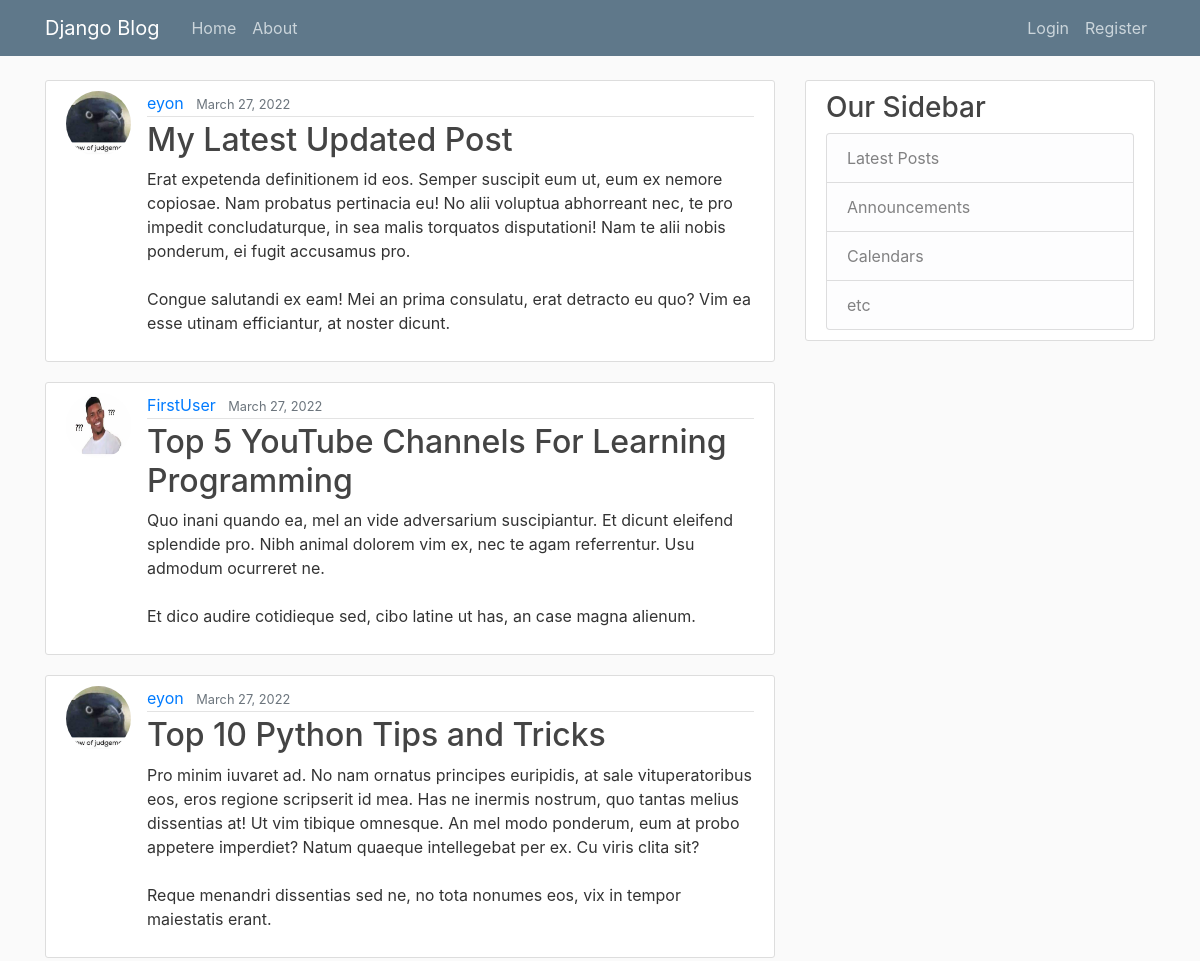
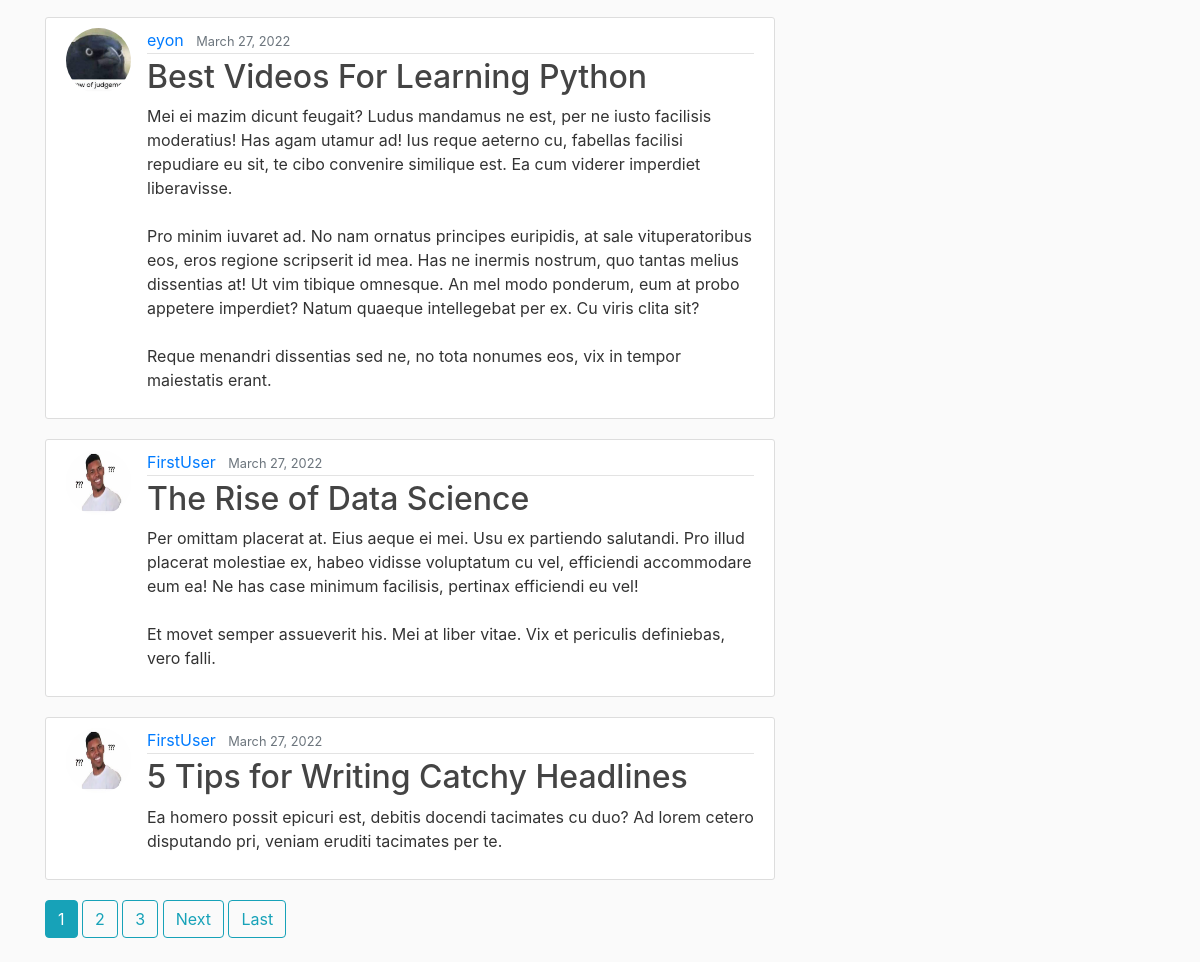
The page / on the database its author committed (2 pictures, top to bottom).
### blog/models.py (models this page shows, shortened)
class Post(models.Model):
    title = models.CharField(max_length=100)
    content = models.TextField()
    post_date = models.DateTimeField(default=timezone.now)
    author = models.ForeignKey(User, on_delete=models.CASCADE)

### users/models.py (models this page shows, shortened)
class Profile(models.Model):
    user = models.OneToOneField(User, on_delete=models.CASCADE)
    image = models.ImageField(default='default.jpg', upload_to='profile_pics')

### blog/views.py (the view)
# urls.py: path('', PostListView.as_view(), name='blog_home'),
class PostListView(ListView):
    model = Post
    template_name = 'blog/home.html'
    context_object_name = 'posts'
    ordering = ['-post_date']
    paginate_by = 6

### blog/templates/blog/home.html (shortened to what this page needs)
{%extends "blog/base.html"%}
{% block content %}
    {% for post in posts %}
        <article class="media content-section">
            <img class="rounded-circle article-img" src="{{ post.author.profile.image.url }}">
          <div class="media-body">
            <div class="article-metadata">
              <a class="mr-2" href="#">{{ post.author }}</a>
              <small class="text-muted">{{ post.post_date|date:"F d, Y" }}</small>
            </div>
            <h2><a class="article-title" href="{% url 'post-detail' post.id %}">{{ post.title }}</a></h2>
            <p class="article-content">{{ post.content }}</p>
          </div>
        </article>
    {% endfor %}
    {% if is_paginated %}
        {% for num in page_obj.paginator.page_range %}
            {% if page_obj.number == num %}
                <a class ="btn btn-info mb-4" href="?page={{ num }}">{{ num }}</a>
            {% elif num > page_obj.number|add:'-3' and num < page_obj.number|add:'3' %}
                <a class ="btn btn-outline-info mb-4" href="?page={{ num }}"> {{ num }}</a>
            {% endif %}
        {% endfor %}
        {% if page_obj.has_next %}
            <a class ="btn btn-outline-info mb-4" href="?page={{ page_obj.next_page_number }}">Next</a>
            <a class ="btn btn-outline-info mb-4" href="?page={{ page_obj.paginator.num_pages }}">Last</a>
        {% endif %}
    {% endif %}
{% endblock content %}

### blog/static/blog_css/main.css (style rules this page uses)
body { background: #fafafa; color: #333333; margin-top: 5rem; }
h1, h2, h3, h4, h5, h6 { color: #444444; }
.content-section { background: #ffffff; padding: 10px 20px; border: 1px solid #dddddd; border-radius: 3px; margin-bottom: 20px; }
.article-title { color: #444444; }
.article-content { white-space: pre-line; }
.article-img { height: 65px; width: 65px; margin-right: 16px; }
.article-metadata { padding-bottom: 1px; margin-bottom: 4px; border-bottom: 1px solid #e3e3e3 }

### rows shown on the page
Post: author.profile.image (picture), author "eyon", post_date "March 27, 2022", title "My Latest Updated Post", content "Erat expetenda definitionem id eos. Semper suscipit eum ut, eum ex nemore copiosae. Nam probatus pertinacia eu! No alii voluptua abhorreant nec, te pro impedit concludaturque, in sea malis torquatos disputationi! Nam te alii nobis ponderum, ei fugit accusamus pro. Congue salutandi ex eam! Mei an prima consulatu, erat detracto eu quo? Vim ea esse utinam efficiantur, at noster dicunt."
Post: author.profile.image (placeholder picture), author "FirstUser", post_date "March 27, 2022", title "Top 5 YouTube Channels For Learning Programming", content "Quo inani quando ea, mel an vide adversarium suscipiantur. Et dicunt eleifend splendide pro. Nibh animal dolorem vim ex, nec te agam referrentur. Usu admodum ocurreret ne. Et dico audire cotidieque sed, cibo latine ut has, an case magna alienum."
Post: author.profile.image (picture), author "eyon", post_date "March 27, 2022", title "Top 10 Python Tips and Tricks", content "Pro minim iuvaret ad. No nam ornatus principes euripidis, at sale vituperatoribus eos, eros regione scripserit id mea. Has ne inermis nostrum, quo tantas melius dissentias at! Ut vim tibique omnesque. An mel modo ponderum, eum at probo appetere imperdiet? Natum quaeque intellegebat per ex. Cu viris clita sit? Reque menandri dissentias sed ne, no tota nonumes eos, vix in tempor maiestatis erant."
Post: author.profile.image (picture), author "eyon", post_date "March 27, 2022", title "Best Videos For Learning Python", content "Mei ei mazim dicunt feugait? Ludus mandamus ne est, per ne iusto facilisis moderatius! Has agam utamur ad! Ius reque aeterno cu, fabellas facilisi repudiare eu sit, te cibo convenire similique est. Ea cum viderer imperdiet liberavisse. Pro minim iuvaret ad. No nam ornatus principes euripidis, at sale vituperatoribus eos, eros regione scripserit id mea. Has ne inermis nostrum, quo tantas melius dissentias at! Ut vim tibique omnesque. An mel modo ponderum, eum at probo appetere imperdiet? Natum quaeque intellegebat per ex. Cu viris clita sit? Reque menandri dissentias sed ne, no tota nonumes eos, vix in tempor maiestatis erant."
Post: author.profile.image (placeholder picture), author "FirstUser", post_date "March 27, 2022", title "The Rise of Data Science", content "Per omittam placerat at. Eius aeque ei mei. Usu ex partiendo salutandi. Pro illud placerat molestiae ex, habeo vidisse voluptatum cu vel, efficiendi accommodare eum ea! Ne has case minimum facilisis, pertinax efficiendi eu vel! Et movet semper assueverit his. Mei at liber vitae. Vix et periculis definiebas, vero falli."
Post: author.profile.image (placeholder picture), author "FirstUser", post_date "March 27, 2022", title "5 Tips for Writing Catchy Headlines", content "Ea homero possit epicuri est, debitis docendi tacimates cu duo? Ad lorem cetero disputando pri, veniam eruditi tacimates per te."

### other values the page prints
{{ num }} "1"
{{ num }} "2" "3"
